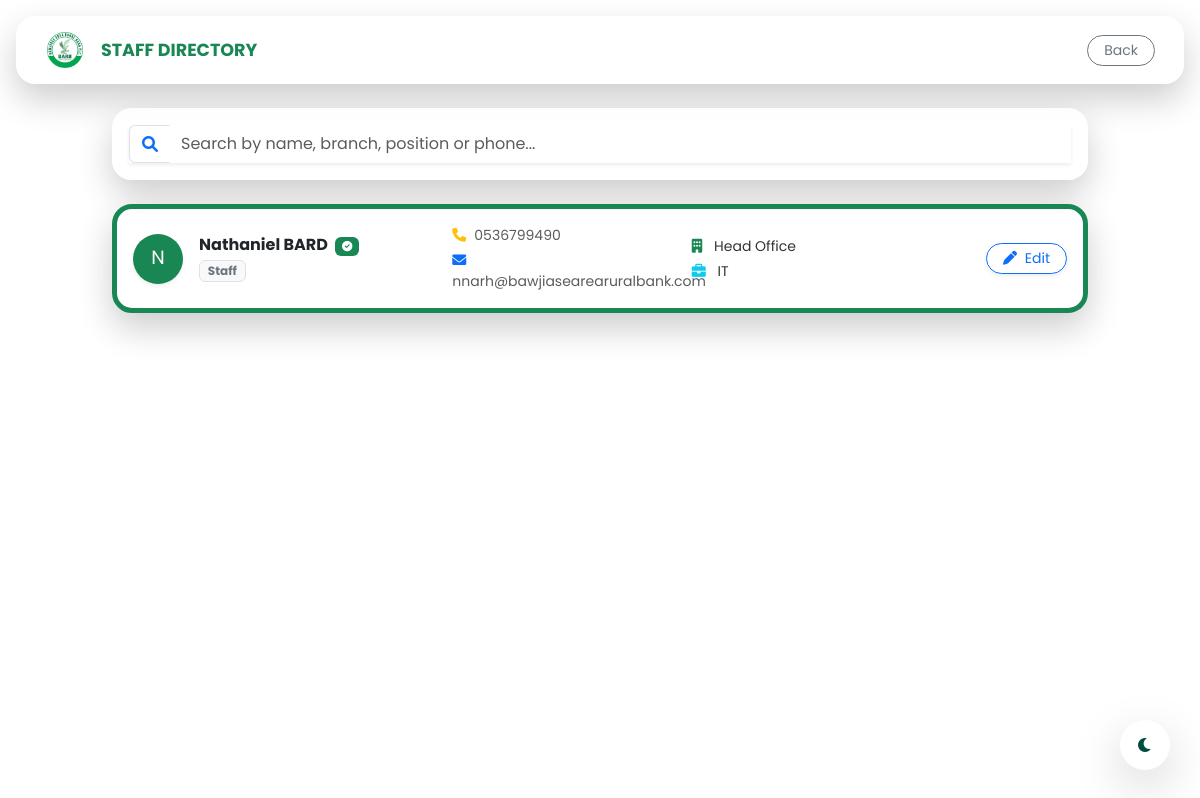
The page /directory (signed in) on the database as committed earlier.
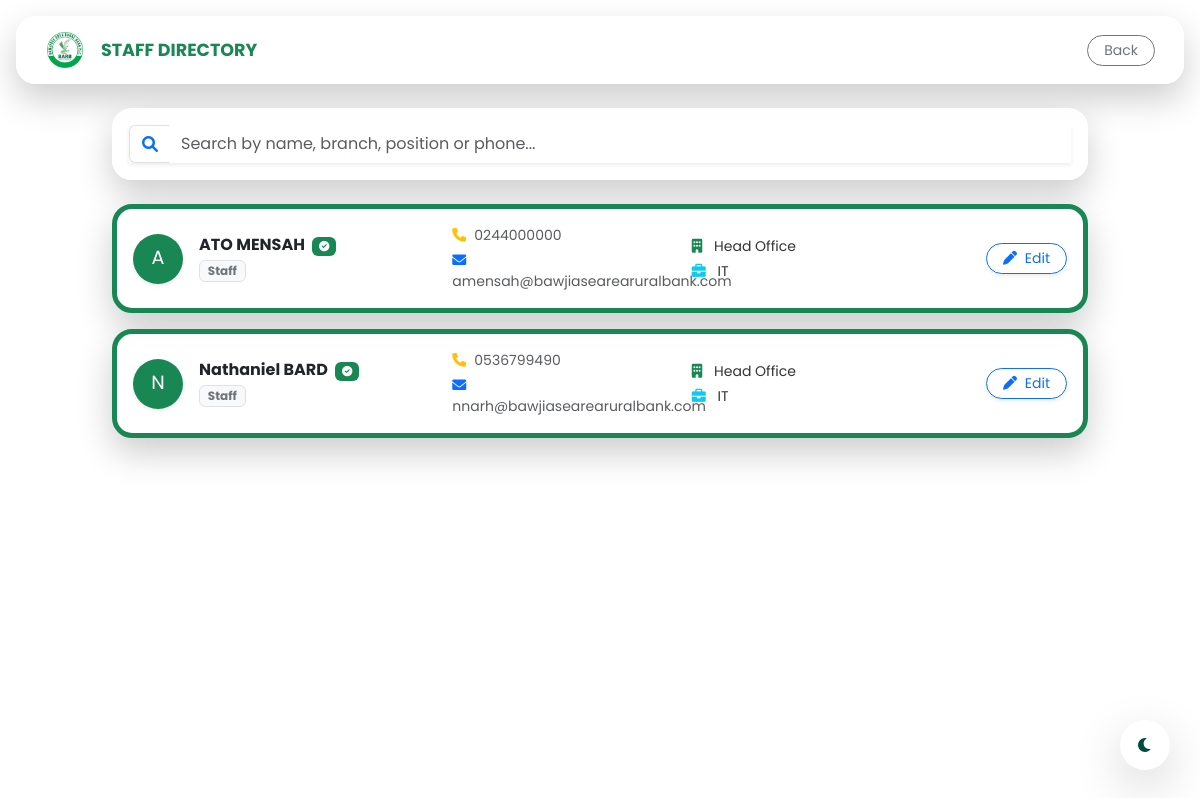
The same page on the database as committed later.
### app.py (models this page shows, shortened)
class User(db.Model, UserMixin):
    id = db.Column(db.Integer, primary_key=True)
    fullname = db.Column(db.String(150), nullable=False)
    phone = db.Column(db.String(20), nullable=False, default="N/A")
    email = db.Column(db.String(150), unique=True, nullable=False)
    password = db.Column(db.String(200), nullable=False)
    role = db.Column(db.String(50), default='General Staff')
    position = db.Column(db.String(100), nullable=True, default='Staff')
    department = db.Column(db.String(100), nullable=False)
    branch = db.Column(db.String(100), nullable=False)
    image_file = db.Column(db.String(20), nullable=False, default='default.jpg')
    is_active_user = db.Column(db.Boolean, default=True)
    is_verified = db.Column(db.Boolean, default=False)
    verification_code = db.Column(db.String(6), nullable=True)
    hidden_announcements = db.relationship(
        'Announcement',
        secondary=hidden_posts,
        backref='hidden_by',
    )

### app.py (the view)
@app.route('/directory')
@login_required
def directory():
    return render_template(
        'directory.html',
        user=current_user,
        directory=User.query.order_by(User.fullname).all(),
    )

### app.py (called while the page is built)
@login_manager.user_loader
def load_user(user_id):
    return db.session.get(User, int(user_id))

@app.context_processor
def inject_notifications():
    if current_user.is_authenticated:
        if current_user.department == 'IT' or current_user.role == 'Super Admin':
            incident_count = IncidentReport.query.filter_by(status='Open').count()
            amendment_count = ProfileAmendment.query.filter_by(status='Open').count()
            return dict(unread_count=incident_count + amendment_count)
    return dict(unread_count=0)

### templates/directory.html (shortened to what this page needs)
{% extends "base.html" %}
{% block content %}
<nav class="navbar navbar-expand-lg glass-card mx-3 mt-3 px-3 py-2 sticky-top">
    <div class="container-fluid">
        <a class="navbar-brand d-flex align-items-center" href="{{ url_for('dashboard') }}">
            <img src="{{ url_for('static', filename='img/barb_logo.png') }}" width="40" height="40" class="me-2 rounded-circle">
            <span class="fw-bold text-success small ms-2">STAFF DIRECTORY</span>
        </a>
        <a href="{{ url_for('dashboard') }}" class="btn btn-outline-secondary btn-sm rounded-pill px-3">Back</a>
    </div>
</nav>
<div class="container mt-4 pb-5" style="max-width: 1000px;">
    <div class="glass-card p-3 mb-4">
        <div class="input-group shadow-sm">
            <span class="input-group-text bg-white border-end-0"><i class="fas fa-search text-primary"></i></span>
            <input type="text" id="dirSearch" class="form-control border-start-0" placeholder="Search by name, branch, position or phone..." onkeyup="filterDirectory()">
        </div>
    </div>
    <div class="d-flex flex-column gap-3" id="staffGrid">
        {% for staff in directory %}
        <div class="glass-card p-3 position-relative staff-card hover-shadow transition-all border-start border-5 border-success">
            <div class="row align-items-center">
                <div class="col-md-4 d-flex align-items-center mb-2 mb-md-0">
                    <div class="bg-success text-white rounded-circle d-flex align-items-center justify-content-center me-3 shadow-sm" style="width: 50px; height: 50px; font-size: 1.2rem; min-width: 50px;">
                        {{ staff.email[0].upper() }}
                    </div>
                    <div>
                        <h6 class="fw-bold mb-0 text-dark staff-text">
                            {{ staff.fullname }}
                            {% if staff.is_verified %}
                                <span class="badge bg-success ms-1" style="font-size: 0.65rem;">
                                    <i class="fas fa-check-circle"></i>
                                </span>
                            {% endif %}
                        </h6>
                        <span class="badge bg-light text-secondary border mt-1">{{ staff.position or staff.role }}</span>
                    </div>
                </div>
                <div class="col-md-3 mb-2 mb-md-0">
                    <div class="small text-muted mb-1">
                        <i class="fas fa-phone me-2 text-warning"></i>{{ staff.phone }}
                    </div>
                    <div class="small text-muted">
                        <i class="fas fa-envelope me-2 text-primary"></i>{{ staff.email }}
                    </div>
                </div>
                <div class="col-md-3 mb-2 mb-md-0">
                    <div class="small text-muted mb-1">
                        <i class="fas fa-building me-2 text-success"></i>
                        <span class="staff-text">{{ staff.branch }}</span>
                    </div>
                    <div class="small text-muted">
                        <i class="fas fa-briefcase me-2 text-info"></i>
                        <span class="staff-text">{{ staff.department }}</span>
                    </div>
                </div>
                {% if user.department in ['IT', 'HR'] or user.role == 'Super Admin' %}
                <div class="col-md-2 text-end">
                    <button class="btn btn-outline-primary btn-sm rounded-pill px-3 shadow-sm"
                            onclick="openEditModal(this)"
                            data-id="{{ staff.id }}"
                            data-position="{{ staff.position or '' }}"
                            data-branch="{{ staff.branch }}"
                            data-dept="{{ staff.department }}">
                        <i class="fas fa-pen me-1"></i> Edit
                    </button>
                </div>
                {% endif %}
            </div>
        </div>
        {% else %}
        <div class="text-center py-5 text-muted">
            <i class="fas fa-users fa-3x mb-3 opacity-25"></i>
            <p>No staff members found.</p>
        </div>
        {% endfor %}
    </div>
</div>
{% endblock %}

### templates/base.html (shortened to what this page needs)
<!DOCTYPE html>
<html lang="en">
<head>
    <link href="https://cdn.jsdelivr.net/npm/bootstrap@5.3.0/dist/css/bootstrap.min.css" rel="stylesheet">
    <link rel="stylesheet" href="{{ url_for('static', filename='css/style.css') }}">
    <link rel="stylesheet" href="https://cdnjs.cloudflare.com/ajax/libs/font-awesome/6.0.0/css/all.min.css">
</head>
<body>
    <div class="theme-switch-wrapper">
        <button id="themeToggle" class="btn btn-circle shadow-lg" onclick="toggleTheme()">
            <i class="fas fa-moon" id="themeIcon"></i>
        </button>
    </div>
    {% block content %}{% endblock %}
</body>
</html>

### static/css/style.css (style rules this page uses)
:root { --bg-overlay: rgba(0, 51, 42, 0.4); --card-bg: rgba(255, 255, 255, 0.85); --card-border: rgba(255, 255, 255, 0.5); --text-main: #333; --text-muted-light: #6c757d; --input-bg: rgba(255, 255, 255, 0.9); --input-text: #000; --badge-bg: white; --glow-color: 0 15px 35px rgba(0,0,0,0.2); --brand-green: #004d40; --brand-cyan: #64ffda; }
body, html { height: 100%; margin: 0; font-family: 'Poppins', sans-serif; overflow-x: hidden; overflow-y: auto; }
h5, h4, h3, h6 { color: var(--text-main) !important; }
p, .small, label, span { color: var(--text-main); }
.glass-card { background: var(--card-bg); border: 1px solid var(--card-border); box-shadow: var(--glow-color); border-radius: 20px; z-index: 3; position: relative; color: var(--text-main); animation: floatUp 0.8s ease-out forwards; overflow: visible !important; transition: box-shadow 0.5s ease, background 0.5s ease; }
.form-control, .form-select { background-color: var(--input-bg) !important; border: 1px solid var(--card-border); color: var(--input-text) !important; border-radius: 8px; transition: border-color 0.3s ease, box-shadow 0.3s ease; }
a { color: var(--brand-green); font-weight: 600; text-decoration: none; transition: color 0.3s ease; }
.theme-switch-wrapper { position: fixed; bottom: 30px; right: 30px; z-index: 9999; }
.btn-circle { width: 50px; height: 50px; border-radius: 50%; background: var(--badge-bg); color: var(--brand-green); display: flex; align-items: center; justify-content: center; transition: all 0.3s ease; border: 2px solid var(--card-border); box-shadow: 0 4px 10px rgba(0,0,0,0.3); }

Rows that differ between the two databases and show on the page:
added User: email "A", fullname "ATO MENSAH", is_verified True (drawn), position "Staff", phone "0244000000", email "amensah@bawjiasearearuralbank.com", branch "Head Office", department "IT"
